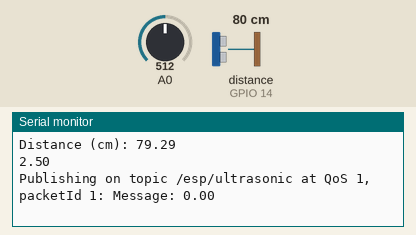
Recording of a sketch running on a simulated ESP8266 (NodeMCU). Shown: the last lines printed to the serial monitor. Wiring (inferred from the names in the program): ultrasonic range finder: trigger GPIO 12; echo GPIO 14. Inputs (shaded band) come from the test bench; at power-on: distance to the obstacle (sensor on GPIO 14) 80 cm, A0 = 512. The echo pulse lasts 58.3 µs per cm; WiFi joins after 1.5 s; servers stay silent unless stated; no MQTT or app messages arrive unless stated.

Above: at 4.8 s.
4.9 s: distance to the obstacle (sensor on GPIO 14) set to 2 cm
At 6.5 s:
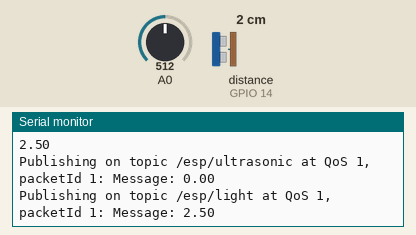
9.9 s: A0 set to 716
At 11.1 s:
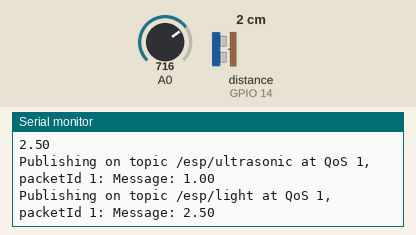
14.9 s: distance to the obstacle (sensor on GPIO 14) set to 35 cm
At 17.5 s:
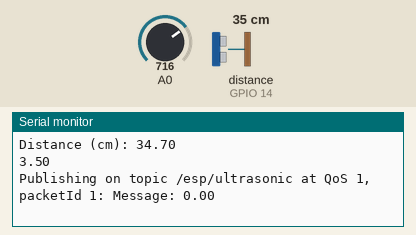
24.3 s: A0 set to 900
At 27.4 s:
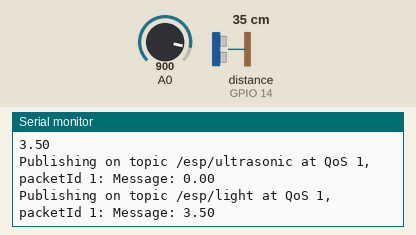
Timing chart, 0 to 28.9 s (numbered marks = the images above; inputs shaded):
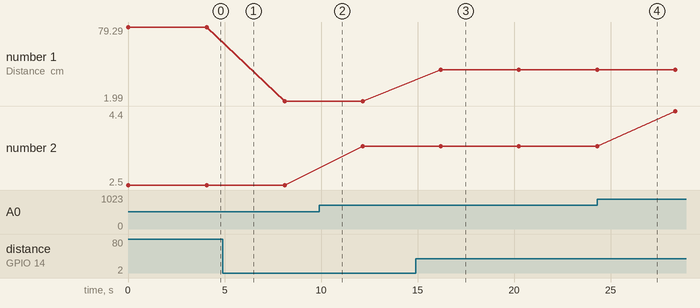

Measured:
- after the input at 14.9 s, the serial monitor: prints a new line after 1.3 s (image 3)
- plotted number 1: 79.29 → 1.99 after the input at 4.9 s, 1.99 → 34.7 after the input at 14.9 s
- plotted number 2: 2.5 → 3.5 after the input at 9.9 s, 3.5 → 4.4 after the input at 24.3 s

The sketch:

Arsitektur_IoT.ino
```cpp
#include <ESP8266WiFi.h>
#include <Ticker.h>
#include <AsyncMqttClient.h>
#include <Wire.h>
#include <SPI.h>

//#define WIFI_SSID "TELLO-98BC1C"
#define WIFI_SSID "IEELab_002"
//#define WIFI_SSID "CALVIN-Student"
//#define WIFI_PASSWORD "CITStudentsOnly"
#define WIFI_PASSWORD NULL
#define SOUND_VELOCITY 0.034

#define MQTT_HOST IPAddress(192, 168, 10, 10)
//#define MQTT_HOST IPAddress(10, 252, 240, 74)
#define MQTT_PORT 1883
#define MQTT_PUB_ULTRA "/esp/ultrasonic"
#define MQTT_PUB_LIGHT "/esp/light"

float ultrasonic;
float light;

const int trigPin = 12;
const int echoPin = 14;
long duration;
float distanceCm;
float distanceInch;

AsyncMqttClient mqttClient;
Ticker mqttReconnectTimer;

WiFiEventHandler wifiConnectHandler;
WiFiEventHandler wifiDisconnectHandler;
Ticker wifiReconnectTimer;

unsigned long previousMillis = 0;   // Stores last time temperature was published
const long interval = 10000;        // Interval at which to publish sensor readings

void connectToWifi() {
  Serial.println("Connecting to Wi-Fi...");
  WiFi.begin(WIFI_SSID, WIFI_PASSWORD);
}

void onWifiConnect(const WiFiEventStationModeGotIP& event) {
  Serial.println("Connected to Wi-Fi.");
  connectToMqtt();
}

void onWifiDisconnect(const WiFiEventStationModeDisconnected& event) {
  Serial.println("Disconnected from Wi-Fi.");
  mqttReconnectTimer.detach(); // ensure we don't reconnect to MQTT while reconnecting to Wi-Fi
  wifiReconnectTimer.once(2, connectToWifi);
}

void connectToMqtt() {
  Serial.println("Connecting to MQTT...");
  mqttClient.connect();
}

void onMqttConnect(bool sessionPresent) {
  Serial.println("Connected to MQTT.");
  Serial.print("Session present: ");
  Serial.println(sessionPresent);
}

void onMqttDisconnect(AsyncMqttClientDisconnectReason reason) {
  Serial.println("Disconnected from MQTT.");

  if (WiFi.isConnected()) {
    mqttReconnectTimer.once(2, connectToMqtt);
  }
}

void onMqttPublish(uint16_t packetId) {
  Serial.print("Publish acknowledged.");
  Serial.print("  packetId: ");
  Serial.println(packetId);
}

void setup() {
  Serial.begin(9600); // Starts the serial communication
  pinMode(trigPin, OUTPUT); // Sets the trigPin as an Output
  pinMode(echoPin, INPUT); // Sets the echoPin as an Input

  wifiConnectHandler = WiFi.onStationModeGotIP(onWifiConnect);
  wifiDisconnectHandler = WiFi.onStationModeDisconnected(onWifiDisconnect);

  mqttClient.onConnect(onMqttConnect);
  mqttClient.onDisconnect(onMqttDisconnect);
  //mqttClient.onSubscribe(onMqttSubscribe);
  //mqttClient.onUnsubscribe(onMqttUnsubscribe);
  mqttClient.onPublish(onMqttPublish);
  mqttClient.setServer(MQTT_HOST, MQTT_PORT);
  // If your broker requires authentication (username and password), set them below
  //mqttClient.setCredentials("REPlACE_WITH_YOUR_USER", "REPLACE_WITH_YOUR_PASSWORD");
  connectToWifi();
}

void loop() {
  unsigned long currentMillis = millis();
  if (currentMillis - previousMillis >= interval) {
    previousMillis = currentMillis;
  }
  float lightread = analogRead(A0);
  light = lightread * (5.0 / 1023.0);

  digitalWrite(trigPin, LOW);
  delayMicroseconds(2);
  digitalWrite(trigPin, HIGH);
  delayMicroseconds(10);
  digitalWrite(trigPin, LOW);

  duration = pulseIn(echoPin, HIGH);
  distanceCm = duration * SOUND_VELOCITY/2;
  if (distanceCm <= 30){
    ultrasonic = 1;
  } else {
    ultrasonic = 0;
  }
  Serial.print("Distance (cm): ");
  Serial.println(distanceCm);
  Serial.println(light);

  // Publish an MQTT message on topic esp/ultrasonic
  uint16_t packetIdPub1 = mqttClient.publish(MQTT_PUB_ULTRA, 1, true, String(ultrasonic).c_str());
  Serial.printf("Publishing on topic %s at QoS 1, packetId %i: ", MQTT_PUB_ULTRA, packetIdPub1);
  Serial.printf("Message: %.2f \n", ultrasonic);
  delay(2000);

  // Publish an MQTT message on topic esp/light
  uint16_t packetIdPub2 = mqttClient.publish(MQTT_PUB_LIGHT, 1, true, String(light).c_str());
  Serial.printf("Publishing on topic %s at QoS 1, packetId %i: ", MQTT_PUB_LIGHT, packetIdPub2);
  Serial.printf("Message: %.2f \n", light);
  delay(2000);
}
```
